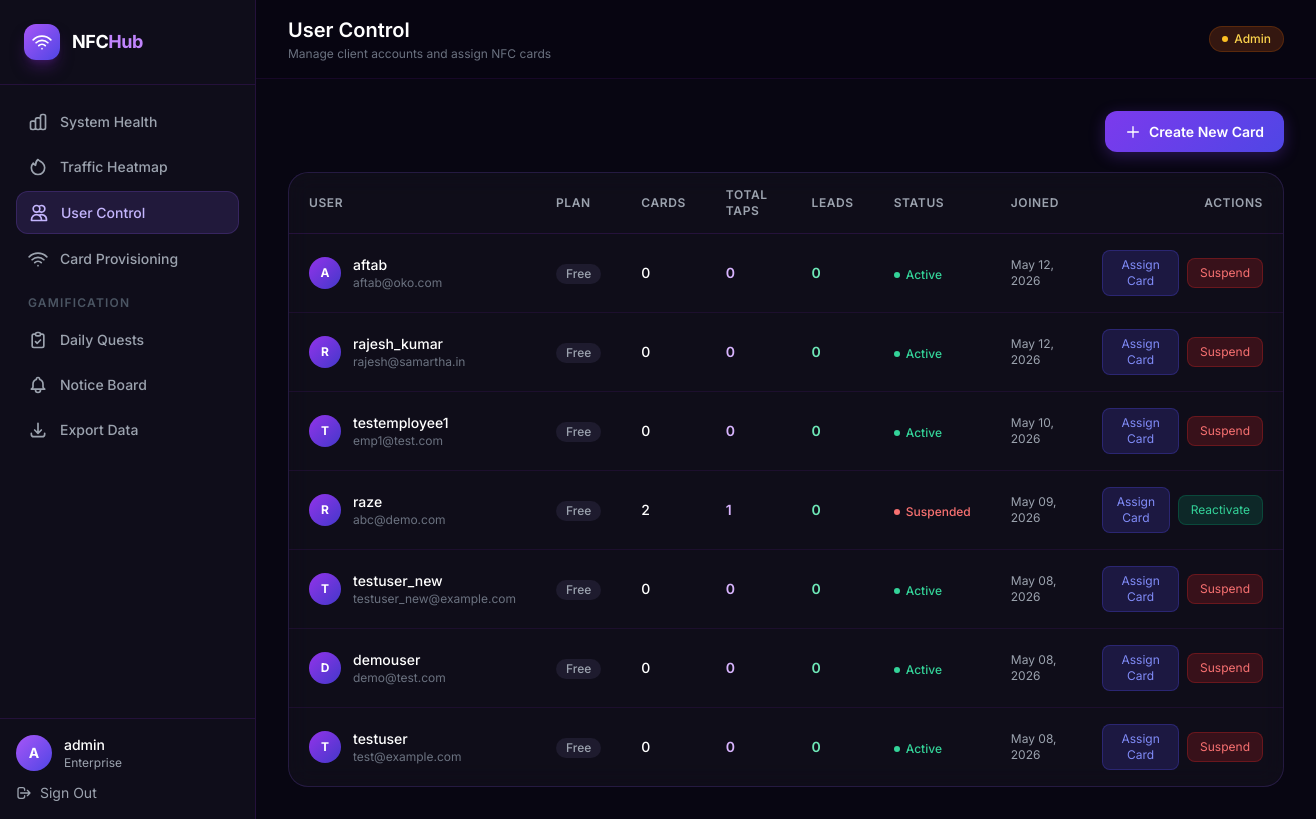
Page /admin/users (signed in) on the committed database.
### models.py (models this page shows, shortened)
class User(UserMixin, db.Model):
    __tablename__ = 'users'
    id = db.Column(db.Integer, primary_key=True)
    username = db.Column(db.String(80), unique=True, nullable=False)
    email = db.Column(db.String(120), unique=True, nullable=False)
    password_hash = db.Column(db.String(256))
    emp_id = db.Column(db.String(20), unique=True, nullable=True)  # e.g. SA-001
    name = db.Column(db.String(200))  # Full legal name
    business_name = db.Column(db.String(200))
    bio = db.Column(db.Text)
    phone = db.Column(db.String(30))
    address = db.Column(db.Text)  # Residential or branch address
    website = db.Column(db.String(200))
    linkedin = db.Column(db.String(200))
    twitter = db.Column(db.String(200))
    instagram = db.Column(db.String(200))
    logo_filename = db.Column(db.String(200))  # photo_url equivalent
    designation = db.Column(db.String(100), default='Publicity Officer')  # SRS: Digital ID designation
    @property
    def photo_url(self):
        """Alias for logo_filename for template compatibility."""
        return self.logo_filename
    total_points = db.Column(db.Integer, default=0)
    card_theme = db.Column(db.String(50), default='nexus')
    subscription = db.Column(db.String(20), default='free')
    is_admin = db.Column(db.Boolean, default=False)
    is_suspended = db.Column(db.Boolean, default=False)
    created_at = db.Column(db.DateTime, default=datetime.utcnow)
    cards = db.relationship('NFCCard', backref='owner', lazy=True)
    @property
    def total_taps(self):
        return sum(c.tap_count for c in self.cards)
    @property
    def total_leads(self):
        return sum(len(c.leads) for c in self.cards)

### app.py (the view)
    @app.route('/admin/users')
    @login_required
    @admin_required
    def admin_users():
        users = User.query.filter_by(is_admin=False).order_by(User.created_at.desc()).all()
        return render_template('admin/users.html', users=users)

### app.py (called while the page is built)
def admin_required(f):
    @wraps(f)
    def decorated(*args, **kwargs):
        if not current_user.is_authenticated or not current_user.is_admin:
            abort(403)
        return f(*args, **kwargs)
    return decorated

### models.py (called while the page is built)
    @property
    def tap_count(self):
        return len(self.taps)

### templates/admin/users.html (shortened to what this page needs)
{% extends 'base.html' %}
{% block page_title %}User Control{% endblock %}
{% block page_subtitle %}Manage client accounts and assign NFC cards{% endblock %}
{% block content %}
<div class="flex justify-end mb-5">
  <button onclick="document.getElementById('create-card-modal').classList.remove('hidden')"
          class="btn-primary flex items-center gap-2">
    <svg class="w-4 h-4" fill="none" stroke="currentColor" viewBox="0 0 24 24"><path stroke-linecap="round" stroke-linejoin="round" stroke-width="2" d="M12 4v16m8-8H4"/></svg>
    Create New Card
  </button>
</div>
<div class="glass-card overflow-hidden">
  <div class="overflow-x-auto">
    <table class="w-full text-sm">
      <thead>
        <tr class="border-b border-purple-900/30">
          <th class="text-left px-5 py-3.5 text-xs font-semibold text-gray-400 uppercase tracking-wider">User</th>
          <th class="text-left px-5 py-3.5 text-xs font-semibold text-gray-400 uppercase tracking-wider">Plan</th>
          <th class="text-left px-5 py-3.5 text-xs font-semibold text-gray-400 uppercase tracking-wider">Cards</th>
          <th class="text-left px-5 py-3.5 text-xs font-semibold text-gray-400 uppercase tracking-wider">Total Taps</th>
          <th class="text-left px-5 py-3.5 text-xs font-semibold text-gray-400 uppercase tracking-wider">Leads</th>
          <th class="text-left px-5 py-3.5 text-xs font-semibold text-gray-400 uppercase tracking-wider">Status</th>
          <th class="text-left px-5 py-3.5 text-xs font-semibold text-gray-400 uppercase tracking-wider">Joined</th>
          <th class="text-right px-5 py-3.5 text-xs font-semibold text-gray-400 uppercase tracking-wider">Actions</th>
        </tr>
      </thead>
      <tbody class="divide-y divide-purple-900/20">
        {% for user in users %}
        <tr class="hover:bg-purple-900/10 transition-colors">
          <td class="px-5 py-4">
            <div class="flex items-center gap-3">
              <div class="w-8 h-8 rounded-full bg-gradient-to-br from-purple-600 to-indigo-700 flex items-center justify-center text-xs font-bold text-white flex-shrink-0">
                {{ user.username[0].upper() }}
              </div>
              <div>
                <p class="font-medium text-white">{{ user.username }}</p>
                <p class="text-xs text-gray-500">{{ user.email }}</p>
              </div>
            </div>
          </td>
          <td class="px-5 py-4">
            <span class="inline-flex items-center px-2.5 py-0.5 rounded-full text-xs font-medium
              {% if user.subscription == 'enterprise' %}bg-amber-900/30 text-amber-300
              {% elif user.subscription == 'pro' %}bg-purple-900/30 text-purple-300
              {% else %}bg-surface-800 text-gray-400{% endif %}">
              {{ user.subscription | capitalize }}
            </span>
          </td>
          <td class="px-5 py-4 text-white font-medium">{{ user.cards | length }}</td>
          <td class="px-5 py-4 text-purple-300 font-semibold">{{ user.total_taps }}</td>
          <td class="px-5 py-4 text-emerald-300 font-semibold">{{ user.total_leads }}</td>
          <td class="px-5 py-4">
            <span class="inline-flex items-center gap-1.5 text-xs font-medium
              {% if user.is_suspended %}text-red-400{% else %}text-emerald-400{% endif %}">
              <span class="w-1.5 h-1.5 rounded-full {% if user.is_suspended %}bg-red-400{% else %}bg-emerald-400{% endif %}"></span>
              {% if user.is_suspended %}Suspended{% else %}Active{% endif %}
            </span>
          </td>
          <td class="px-5 py-4 text-gray-400 text-xs">{{ user.created_at.strftime('%b %d, %Y') }}</td>
          <td class="px-5 py-4 text-right">
            <div class="flex items-center justify-end gap-2">
              <button onclick="openAssignCard({{ user.id }}, '{{ user.username }}')"
                      class="px-3 py-1.5 rounded-lg text-xs bg-indigo-600/20 border border-indigo-600/30 text-indigo-400 hover:bg-indigo-600/30 transition-colors">
                Assign Card
              </button>
              <form method="POST" action="{{ url_for('admin_suspend_user', user_id=user.id) }}" class="inline">
                <button type="submit"
                        class="px-3 py-1.5 rounded-lg text-xs border transition-colors
                          {% if user.is_suspended %}bg-emerald-600/20 border-emerald-600/30 text-emerald-400 hover:bg-emerald-600/30
                          {% else %}bg-red-600/20 border-red-600/30 text-red-400 hover:bg-red-600/30{% endif %}"
                        onclick="return confirm('Are you sure?')">
                  {% if user.is_suspended %}Reactivate{% else %}Suspend{% endif %}
                </button>
              </form>
            </div>
          </td>
        </tr>
        {% else %}
        <tr><td colspan="8" class="px-5 py-16 text-center text-gray-500 text-sm">No users registered yet.</td></tr>
        {% endfor %}
      </tbody>
    </table>
  </div>
</div>
{% endblock %}

### templates/base.html (shortened to what this page needs)
<!DOCTYPE html>
<html lang="en" class="dark">
<head>
  <script src="https://cdn.tailwindcss.com"></script>
  <link rel="stylesheet" href="{{ url_for('static', filename='css/main.css') }}"/>
</head>
<body class="bg-surface-950 text-gray-100 font-sans antialiased min-h-screen">
{% if current_user.is_authenticated %}
<div class="flex min-h-screen">
  <aside id="sidebar" class="w-64 bg-surface-900 border-r border-purple-900/30 flex flex-col fixed inset-y-0 left-0 z-30 transition-transform duration-300">
    <div class="p-6 border-b border-purple-900/30">
      <a href="{{ url_for('index') }}" class="flex items-center gap-3">
        <div class="w-9 h-9 rounded-xl bg-gradient-to-br from-purple-500 to-indigo-600 flex items-center justify-center shadow-lg shadow-purple-900/50">
          <svg class="w-5 h-5 text-white" fill="none" stroke="currentColor" viewBox="0 0 24 24"><path stroke-linecap="round" stroke-linejoin="round" stroke-width="2" d="M8.111 16.404a5.5 5.5 0 017.778 0M12 20h.01m-7.08-7.071c3.904-3.905 10.236-3.905 14.14 0M1.394 9.393c5.857-5.857 15.355-5.857 21.213 0"/></svg>
        </div>
        <span class="font-bold text-lg tracking-tight text-white">NFC<span class="text-purple-400">Hub</span></span>
      </a>
    </div>
    <nav class="flex-1 p-4 space-y-1 overflow-y-auto">
      {% if current_user.is_admin %}
        <a href="{{ url_for('admin_index') }}" class="nav-link {% if request.endpoint == 'admin_index' %}active{% endif %}">
          System Health
        </a>
        <a href="{{ url_for('admin_heatmap') }}" class="nav-link {% if request.endpoint == 'admin_heatmap' %}active{% endif %}">
          <svg class="w-5 h-5" fill="none" stroke="currentColor" viewBox="0 0 24 24"><path stroke-linecap="round" stroke-linejoin="round" stroke-width="2" d="M17.657 18.657A8 8 0 016.343 7.343S7 9 9 10c0-2 .5-5 2.986-7C14 5 16.09 5.777 17.656 7.343A7.975 7.975 0 0120 13a7.975 7.975 0 01-2.343 5.657z"/></svg>
          Traffic Heatmap
        </a>
        <a href="{{ url_for('admin_users') }}" class="nav-link {% if request.endpoint == 'admin_users' %}active{% endif %}">
          <svg class="w-5 h-5" fill="none" stroke="currentColor" viewBox="0 0 24 24"><path stroke-linecap="round" stroke-linejoin="round" stroke-width="2" d="M12 4.354a4 4 0 110 5.292M15 21H3v-1a6 6 0 0112 0v1zm0 0h6v-1a6 6 0 00-9-5.197M13 7a4 4 0 11-8 0 4 4 0 018 0z"/></svg>
          User Control
        </a>
        <a href="{{ url_for('admin_assign_card') }}" class="nav-link {% if request.endpoint == 'admin_assign_card' %}active{% endif %}">
          <svg class="w-5 h-5" fill="none" stroke="currentColor" viewBox="0 0 24 24"><path stroke-linecap="round" stroke-linejoin="round" stroke-width="2" d="M8.111 16.404a5.5 5.5 0 017.778 0M12 20h.01m-7.08-7.071c3.904-3.905 10.236-3.905 14.14 0M1.394 9.393c5.857-5.857 15.355-5.857 21.213 0"/></svg>
          Card Provisioning
        </a>
        <div class="pt-3 pb-1">
          <p class="px-3 text-xs font-semibold text-gray-600 uppercase tracking-widest">Gamification</p>
        </div>
        <a href="{{ url_for('admin_goals') }}" class="nav-link {% if request.endpoint == 'admin_goals' %}active{% endif %}">
          <svg class="w-5 h-5" fill="none" stroke="currentColor" viewBox="0 0 24 24"><path stroke-linecap="round" stroke-linejoin="round" stroke-width="2" d="M9 5H7a2 2 0 00-2 2v12a2 2 0 002 2h10a2 2 0 002-2V7a2 2 0 00-2-2h-2M9 5a2 2 0 002 2h2a2 2 0 002-2M9 5a2 2 0 012-2h2a2 2 0 012 2m-6 9l2 2 4-4"/></svg>
          Daily Quests
        </a>
        <a href="{{ url_for('admin_notifications') }}" class="nav-link {% if request.endpoint == 'admin_notifications' %}active{% endif %}">
          Notice Board
        </a>
        <a href="{{ url_for('admin_export') }}" class="nav-link {% if request.endpoint == 'admin_export' %}active{% endif %}">
          <svg class="w-5 h-5" fill="none" stroke="currentColor" viewBox="0 0 24 24"><path stroke-linecap="round" stroke-linejoin="round" stroke-width="2" d="M4 16v1a3 3 0 003 3h10a3 3 0 003-3v-1m-4-4l-4 4m0 0l-4-4m4 4V4"/></svg>
          Export Data
        </a>
      {% endif %}
    </nav>
    <div class="p-4 border-t border-purple-900/30">
      <div class="flex items-center gap-3 mb-3">
        <div class="w-9 h-9 rounded-full bg-gradient-to-br from-purple-500 to-indigo-600 flex items-center justify-center text-white font-bold text-sm">
          {{ current_user.username[0].upper() }}
        </div>
        <div class="overflow-hidden">
          <p class="text-sm font-medium text-white truncate">{{ current_user.username }}</p>
          <p class="text-xs text-gray-400 truncate">{{ current_user.subscription | capitalize }}</p>
        </div>
      </div>
      <a href="{{ url_for('auth_logout') }}" class="flex items-center gap-2 text-sm text-gray-400 hover:text-red-400 transition-colors">
        <svg class="w-4 h-4" fill="none" stroke="currentColor" viewBox="0 0 24 24"><path stroke-linecap="round" stroke-linejoin="round" stroke-width="2" d="M17 16l4-4m0 0l-4-4m4 4H7m6 4v1a3 3 0 01-3 3H6a3 3 0 01-3-3V7a3 3 0 013-3h4a3 3 0 013 3v1"/></svg>
        Sign Out
      </a>
    </div>
  </aside>
  <main class="flex-1 ml-64 min-h-screen">
    <header class="sticky top-0 z-20 bg-surface-950/80 backdrop-blur border-b border-purple-900/20 px-8 py-4 flex items-center justify-between">
      <div>
        <h1 class="text-xl font-semibold text-white">{% block page_title %}Dashboard{% endblock %}</h1>
        <p class="text-xs text-gray-500 mt-0.5">{% block page_subtitle %}{% endblock %}</p>
      </div>
      <div class="flex items-center gap-3">
        {% if not current_user.is_admin %}
        <span class="inline-flex items-center gap-1.5 px-3 py-1 rounded-full text-xs font-medium bg-purple-900/40 text-purple-300 border border-purple-700/30">
          <span class="w-1.5 h-1.5 rounded-full bg-purple-400 animate-pulse"></span>
          {{ current_user.subscription | capitalize }}
        </span>
        {% else %}
        <span class="inline-flex items-center gap-1.5 px-3 py-1 rounded-full text-xs font-medium bg-amber-900/40 text-amber-300 border border-amber-700/30">
          <span class="w-1.5 h-1.5 rounded-full bg-amber-400 animate-pulse"></span>
          Admin
        </span>
        {% endif %}
      </div>
    </header>
    <div class="p-8">
      {% block content %}{% endblock %}
    </div>
  </main>
</div>
{% endif %}
</body>
</html>

### static/css/main.css (style rules this page uses)
.glass-card { background: rgba(255, 255, 255, 0.03); border: 1px solid rgba(139, 92, 246, 0.18); border-radius: 20px; backdrop-filter: blur(12px); -webkit-backdrop-filter: blur(12px); transition: border-color 0.2s ease; }
.btn-primary { display: inline-flex; align-items: center; justify-content: center; gap: 0.5rem; padding: 10px 20px; background: linear-gradient(135deg, #7c3aed, #4f46e5); color: white; border-radius: 12px; font-weight: 600; font-size: 14px; font-family: inherit; border: none; cursor: pointer; transition: all 0.2s ease; text-decoration: none; box-shadow: 0 4px 16px rgba(124, 58, 237, 0.3); }
.nav-link { display: flex; align-items: center; gap: 0.75rem; padding: 10px 12px; border-radius: 12px; font-size: 14px; font-weight: 500; color: #9ca3af; text-decoration: none; transition: all 0.15s ease; }
.nav-link.active { color: #c4b5fd; background: rgba(139, 92, 246, 0.15); border: 1px solid rgba(139, 92, 246, 0.2); }
.glass-card, .stat-card { animation: fadeIn 0.3s ease both; }

### rows in the picture
User: username "A", username "admin", subscription "Enterprise"
User: username "A", username "aftab", email "aftab@oko.com", subscription "Free", cards|length "0", total_taps "0", total_leads "0", is_suspended False (drawn), created_at "May 12, 2026"
User: username "R", username "rajesh_kumar", email "rajesh@samartha.in", subscription "Free", cards|length "0", total_taps "0", total_leads "0", is_suspended False (drawn), created_at "May 12, 2026"
User: username "T", username "testemployee1", email "emp1@test.com", subscription "Free", cards|length "0", total_taps "0", total_leads "0", is_suspended False (drawn), created_at "May 10, 2026"
User: username "R", username "raze", email "abc@demo.com", subscription "Free", cards|length "2", total_taps "1", total_leads "0", is_suspended True (drawn), created_at "May 09, 2026"
User: username "T", username "testuser_new", email "testuser_new@example.com", subscription "Free", cards|length "0", total_taps "0", total_leads "0", is_suspended False (drawn), created_at "May 08, 2026"
User: username "D", username "demouser", email "demo@test.com", subscription "Free", cards|length "0", total_taps "0", total_leads "0", is_suspended False (drawn), created_at "May 08, 2026"
User: username "T", username "testuser", email "test@example.com", subscription "Free", cards|length "0", total_taps "0", total_leads "0", is_suspended False (drawn), created_at "May 08, 2026"
